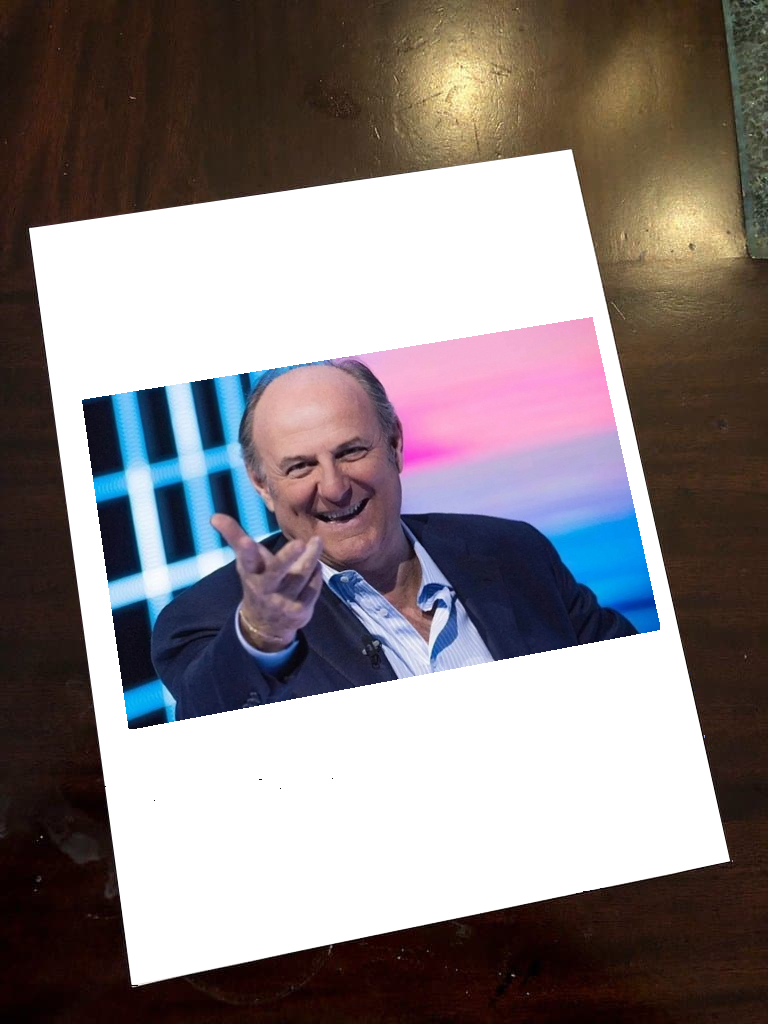
#> input picture Computer Vision and NLP/gerry.png, 768 x 1024 px, found by its file name
$ python maskandimg.py
#> lines starting #> are read from the running program, lines starting #| are printed output that depends on the picture; after the words box and inside, x2 and y2 are one past the last pixel; in counts of white or black regions, pixels touching at a corner belong together
import cv2
import numpy as np

img = cv2.imread('/home/leyla/AI-CVpractice/Computer Vision and NLP/gerry.png')
#> img is the input picture: shape (1024, 768, 3); mean B, G, R 130.1, 128.7, 137.2

mask = np.zeros(img.shape, dtype='uint8')

cv2.rectangle(mask, (40, 40), (150, 150), (255, 255, 255), -1)
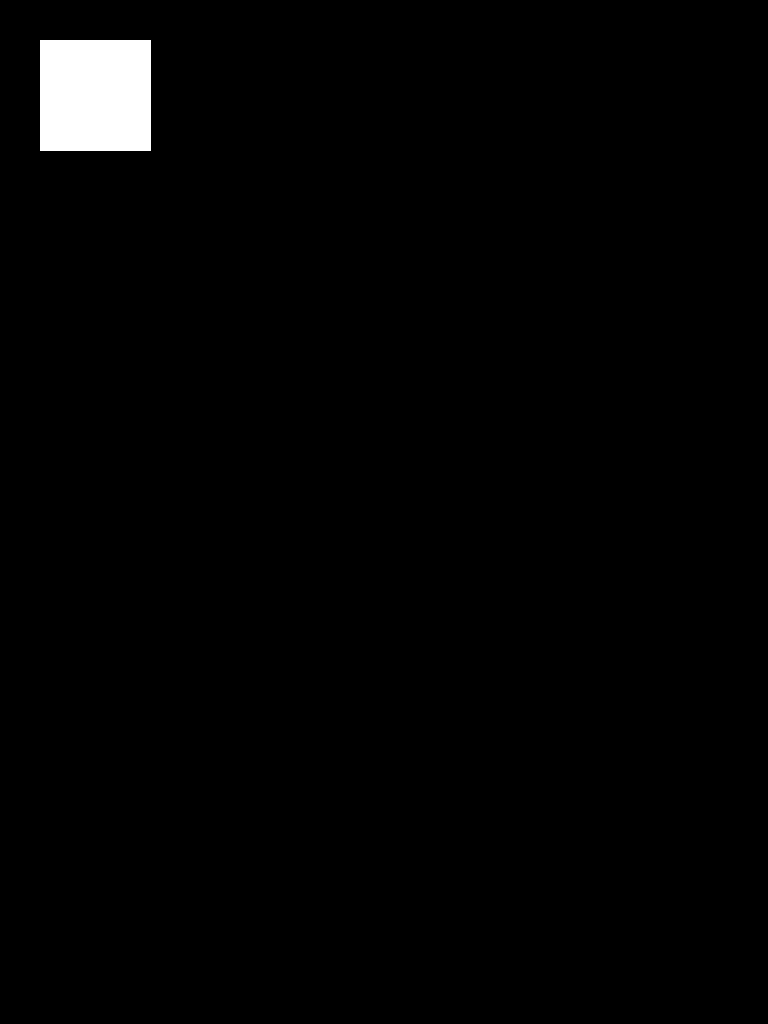
#> mask: shape (1024, 768, 3); 1.6% white; 1 white region, box (x1, y1, x2, y2) and area: (40, 40, 151, 151) 12321

result = cv2.bitwise_xor(img, mask)
cv2.imshow('1', result)
cv2.waitKey(0)
cv2.destroyAllWindows()
